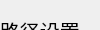
          <widget class="QWidget" name="scrollAreaWidgetContents_7">
           <property name="geometry">
            <rect>
             <x>0</x>
             <y>0</y>
             <width>100</width>
             <height>30</height>
            </rect>
           </property>
           <widget class="QWidget" name="horizontalLayoutWidget">
            <property name="geometry">
             <rect>
              <x>0</x>
              <y>10</y>
              <width>111</width>
              <height>41</height>
             </rect>
            </property>
            <layout class="QHBoxLayout" name="horizontalLayout_83">
             <item>
              <widget class="QLabel" name="label_16">
               <property name="styleSheet">
                <string notr="true">QLabel{
font-size:20px;}</string>
               </property>
               <property name="text">
                <string>路径设置</string>
               </property>
              </widget>
             </item>
            </layout>
           </widget>
           <widget class="QWidget" name="layoutWidget">
            <property name="geometry">
             <rect>
              <x>0</x>
              <y>50</y>
              <width>518</width>
              <height>116</height>
             </rect>
            </property>
            <layout class="QVBoxLayout" name="verticalLayout_26">
             <item>
              <layout class="QHBoxLayout" name="horizontalLayout_58" stretch="2,1,5,1,1">
               <item>
                <widget class="QLabel" name="gear_1">
                 <property name="maximumSize">
                  <size>
                   <width>40</width>
                   <height>30</height>
                  </size>
                 </property>
                 <property name="font">
                  <font>
                   <family>Microsoft YaHei</family>
                   <pointsize>-1</pointsize>
                   <bold>true</bold>
                  </font>
                 </property>
                 <property name="styleSheet">
                  <string notr="true">QLabel{
font-size:20px;}</string>
                 </property>
                 <property name="text">
                  <string>图片</string>
                 </property>
                </widget>
               </item>
               <item>
                <widget class="QLabel" name="label_46">
                 <property name="font">
                  <font>
                   <family>Microsoft YaHei</family>
                   <pointsize>-1</pointsize>
                   <bold>true</bold>
                  </font>
                 </property>
                 <property name="text">
                  <string>音频存储空间</string>
                 </property>
                </widget>
               </item>
               <item>
                <widget class="QPlainTextEdit" name="default_path_s">
                 <property name="readOnly">
                  <bool>true</bool>
                 </property>
                </widget>
               </item>
               <item>
                <widget class="QPushButton" name="browse_1">
                 <property name="text">
                  <string>浏览</string>
                 </property>
                </widget>
               </item>
               <item>
                <widget class="QPushButton" name="ensure_1">
                 <property name="text">
                  <string>确认</string>
                 </property>
                </widget>
               </item>
              </layout>
             </item>
             <item>
              <layout class="QHBoxLayout" name="horizontalLayout_59" stretch="2,1,5,1,1">
               <item>
                <widget class="QLabel" name="gear_2">
                 <property name="maximumSize">
                  <size>
                   <width>40</width>
                   <height>30</height>
                  </size>
                 </property>
                 <property name="font">
                  <font>
                   <family>Microsoft YaHei</family>
                   <pointsize>-1</pointsize>
                   <bold>true</bold>
                  </font>
                 </property>
                 <property name="styleSheet">
                  <string notr="true">QLabel{
font-size:20px;}</string>
                 </property>
                 <property name="text">
                  <string>图片</string>
                 </property>
                </widget>
               </item>
               <item>
                <widget class="QLabel" name="label_47">
                 <property name="font">
                  <font>
                   <family>Microsoft YaHei</family>
                   <pointsize>-1</pointsize>
                   <bold>true</bold>
                  </font>
                 </property>
                 <property name="text">
                  <string>默认浏览路径</string>
                 </property>
                </widget>
               </item>
               <item>
                <widget class="QPlainTextEdit" name="default_path">
                 <property name="readOnly">
                  <bool>true</bool>
                 </property>
                </widget>
               </item>
               <item>
                <widget class="QPushButton" name="browse_2">
                 <property name="text">
                  <string>浏览</string>
                 </property>
                </widget>
               </item>
               <item>
                <widget class="QPushButton" name="ensure_2">
                 <property name="text">
                  <string>确认</string>
                 </property>
                </widget>
               </item>
              </layout>
             </item>
            </layout>
           </widget>
          </widget>
